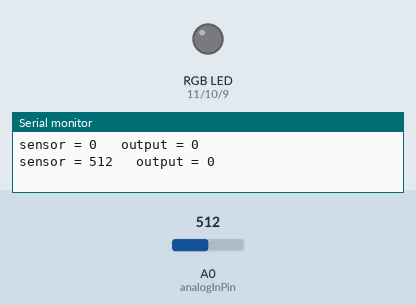
Recording of a sketch running on a simulated Arduino Uno, built with avr-gcc and run on an emulated ATmega328P. Shown: an RGB LED mixed from three pins (HIGH = lit), the last lines printed to the serial monitor. The inputs (shaded band) are chosen by the test bench; at power-on: A0 (analogInPin) = 512. Dim RGB values are drawn brighter than linear.

Above: at 1.9 s.
2.0 s: A0 (analogInPin) set to 161
3.5 s: A0 (analogInPin) set to 134
At 4.56 s:
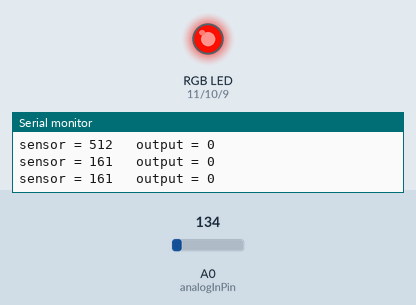
10.5 s: A0 (analogInPin) set to 160
At 10.88 s:
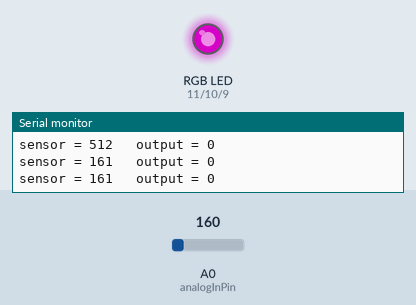
14.0 s: A0 (analogInPin) set to 140
At 15.07 s:
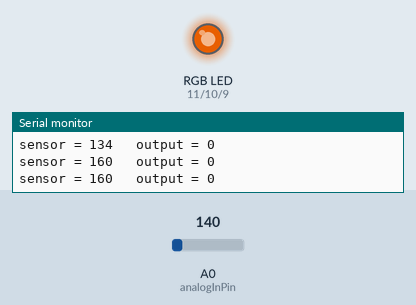
Timing chart, 0 to 35.0 s (numbered marks = the images above; inputs shaded):
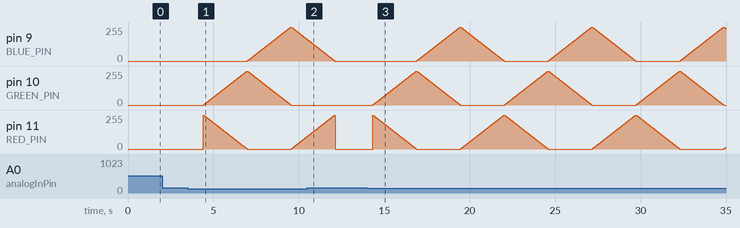

Measured:
- the behaviour switches between 150 and 149 on A0 (analogInPin) (found by bisection; images 0 and 1)
- after the input at 3.5 s, pin 9 (BLUE_PIN): rises from 0/255 to 255/255 in 2.5 s, then falls to 161/255 in 0.95 s; pin 10 (GREEN_PIN): rises from 0/255 to 255/255 in 2.5 s, then falls to 0/255 in 2.6 s
- after the input at 10.5 s, pin 10 (GREEN_PIN): stays 0/255 (without the input it goes to 1/255 after 1.6 s)

The sketch:

LED_RGB_SIK_CdS.ino
```cpp
/*
SparkFun Inventor's Kit
Example sketch 03

RGB LED

  Make an RGB LED display a rainbow of colors!

Hardware connections:

  An RGB LED is actually three LEDs (red, green, and blue) in
  one package. When you run them at different brightnesses,
  the red, green and blue mix to form new colors.

  Starting at the flattened edge of the flange on the LED,
  the pins are ordered RED, COMMON, GREEN, BLUE.

  Connect RED to a 330 Ohm resistor. Connect the other end
  of the resistor to Arduino digital pin 9.

  Connect COMMON pin to GND.

  Connect GREEN to a 330 Ohm resistor. Connect the other end
  of the resistor to Arduino digital pin 10.

  Connect BLUE to a 330 Ohm resistor. Connect the other end
  of the resistor to Arduino digital pin 11.

This sketch was written by SparkFun Electronics,
with lots of help from the Arduino community.
Visit http://learn.sparkfun.com/products/2 for SIK information.
Visit http://www.arduino.cc to learn about the Arduino.

Version 2.0 6/2012 MDG
*/


// First we'll define the pins by name to make the sketch
// easier to follow.

// Here's a new trick: putting the word "const" in front of a
// variable indicates that this is a "constant" value that will
// never change. (You don't have to do this, but if you do, the
// Arduino will give you a friendly warning if you accidentally
// try to change the value, so it's considered good form.)

const int RED_PIN = 11;
const int GREEN_PIN = 10;
const int BLUE_PIN = 9;
const int analogInPin = A0;  // Analog input pin that the potentiometer is attached to

// This variable controls how fast we loop through the colors.
// (Try changing this to make the fading faster or slower.)

int DISPLAY_TIME = 100;  // In milliseconds
int sensorValue = 0;        // value read from the pot
int outputValue = 0;        // value output to the PWM (analog out)


void setup()
{
  // initialize serial communications at 9600 bps:
  Serial.begin(9600);
  // Here we'll configure the Arduino pins we're using to
  // drive the LED to be outputs:
  pinMode(RED_PIN, OUTPUT);
  pinMode(GREEN_PIN, OUTPUT);
  pinMode(BLUE_PIN, OUTPUT);
}


void loop()
{

  // print the results to the serial monitor:
  Serial.print("sensor = " );
  Serial.print(sensorValue);
  Serial.print("\t output = ");
  Serial.println(outputValue);
  // wait 2 milliseconds before the next loop
  // for the analog-to-digital converter to settle
  // after the last reading:
  delay(2);

  // read the analog in value:
  sensorValue = analogRead(analogInPin);
  // map it to the range of the analog out:
  //outputValue = map(sensorValue, 0, 1023, 0, 255);
  // change the analog out value:

  if ( sensorValue >= 150 ) {
      RGBoff();
      delay(1000);
  } else {
  // In this sketch, we'll start writing our own functions.
  // This makes the sketch easier to follow by dividing up
  // the sketch into sections, and not having everything in
  // setup() or loop().

  // We'll show you two ways to run the RGB LED.

  // The first way is to turn the individual LEDs (red, blue,
  // and green) on and off in various combinations. This gives you
  // a total of eight colors (if you count "black" as a color).

  // We've written a function called mainColors() that steps
  // through all eight of these colors. We're only "calling" the
  // function here (telling it to run). The actual function code
  // is further down in the sketch.

  //mainColors();

  // The above function turns the individual LEDs full-on and
  // full-off. If you want to generate more than eight colors,
  // you can do so by varying the brightness of the individual
  // LEDs between full-on and full-off.

  // The analogWrite() function lets us do this. This function
  // lets you dim a LED from full-off to full-on over 255 steps.

  // We've written a function called showSpectrum() that smoothly
  // steps through all the colors. Again we're just calling it
  // here; the actual code is further down in this sketch.

  showSpectrum();
  }
}

void RGBoff()
{
  // Off (all LEDs off):

  digitalWrite(RED_PIN, LOW);
  digitalWrite(GREEN_PIN, LOW);
  digitalWrite(BLUE_PIN, LOW);
  delay(100);
}

// Here's the mainColors() function we've written.

// This function displays the eight "main" colors that the RGB LED
// can produce. If you'd like to use one of these colors in your
// own sketch, you cancopy and paste that section into your code.

void mainColors()
{
  // Off (all LEDs off):

  // Red (turn just the red LED on):

  digitalWrite(RED_PIN, HIGH);
  digitalWrite(GREEN_PIN, LOW);
  digitalWrite(BLUE_PIN, LOW);

  delay(1000);

  // Green (turn just the green LED on):

  digitalWrite(RED_PIN, LOW);
  digitalWrite(GREEN_PIN, HIGH);
  digitalWrite(BLUE_PIN, LOW);

  delay(1000);

  // Blue (turn just the blue LED on):

  digitalWrite(RED_PIN, LOW);
  digitalWrite(GREEN_PIN, LOW);
  digitalWrite(BLUE_PIN, HIGH);

  delay(1000);

  // Yellow (turn red and green on):

  digitalWrite(RED_PIN, HIGH);
  digitalWrite(GREEN_PIN, HIGH);
  digitalWrite(BLUE_PIN, LOW);

  delay(1000);

  // Cyan (turn green and blue on):

  digitalWrite(RED_PIN, LOW);
  digitalWrite(GREEN_PIN, HIGH);
  digitalWrite(BLUE_PIN, HIGH);

  delay(1000);

  // Purple (turn red and blue on):

  digitalWrite(RED_PIN, HIGH);
  digitalWrite(GREEN_PIN, LOW);
  digitalWrite(BLUE_PIN, HIGH);

  delay(1000);

  // White (turn all the LEDs on):

  digitalWrite(RED_PIN, HIGH);
  digitalWrite(GREEN_PIN, HIGH);
  digitalWrite(BLUE_PIN, HIGH);

  delay(1000);
}


// Below are two more functions we've written,
// showSpectrum() and showRGB().

// showRGB() displays a single color on the RGB LED.
// You call showRGB() with the number of a color you want
// to display.

// showSpectrum() steps through all the colors of the RGB LED,
// displaying a rainbow. showSpectrum() actually calls showRGB()
// over and over to do this.

// We'll often break tasks down into individual functions like
// this, which makes your sketches easier to follow, and once
// you have a handy function, you can reuse it in your other
// programs.


// showSpectrum()

// This function steps through all the colors of the RGB LED.
// It does this by stepping a variable from 0 to 768 (the total
// number of colors), and repeatedly calling showRGB() to display
// the individual colors.

// In this function, we're using a "for() loop" to step a variable
// from one value to another, and perform a set of instructions
// for each step. For() loops are a very handy way to get numbers
// to count up or down.

// Every for() loop has three statements separated by semicolons:

//   1. Something to do before starting

//   2. A test to perform; as long as it's true,
//      it will keep looping

//   3. Something to do after each loop (usually
//      increase a variable)

// For the for() loop below, these are the three statements:

//   1. x = 0;     Before starting, make x = 0.

//   2. x < 768;   While x is less than 768, run the
//                 following code.

//   3. x++        Putting "++" after a variable means
//                 "add one to it". (You can also use "x = x + 1")

// Every time you go through the loop, the statements following
// the loop (those within the brackets) will run.

// And when the test in statement 2 is finally false, the sketch
// will continue.


void showSpectrum()
{
  int x;  // define an integer variable called "x"

  // Now we'll use a for() loop to make x count from 0 to 767
  // (Note that there's no semicolon after this line!
  // That's because the for() loop will repeat the next
  // "statement", which in this case is everything within
  // the following brackets {} )

  for (x = 0; x < 768; x++)

  // Each time we loop (with a new value of x), do the following:

  {
    showRGB(x);  // Call RGBspectrum() with our new x
    delay(10);   // Delay for 10 ms (1/100th of a second)
  }
}


// showRGB()

// This function translates a number between 0 and 767 into a
// specific color on the RGB LED. If you have this number count
// through the whole range (0 to 767), the LED will smoothly
// change color through the entire spectrum.

// The "base" numbers are:
// 0   = pure red
// 255 = pure green
// 511 = pure blue
// 767 = pure red (again)

// Numbers between the above colors will create blends. For
// example, 640 is midway between 512 (pure blue) and 767
// (pure red). It will give you a 50/50 mix of blue and red,
// resulting in purple.

// If you count up from 0 to 767 and pass that number to this
// function, the LED will smoothly fade between all the colors.
// (Because it starts and ends on pure red, you can start over
// at 0 without any break in the spectrum).


void showRGB(int color)
{
  int redIntensity;
  int greenIntensity;
  int blueIntensity;

  // Here we'll use an "if / else" statement to determine which
  // of the three (R,G,B) zones x falls into. Each of these zones
  // spans 255 because analogWrite() wants a number from 0 to 255.

  // In each of these zones, we'll calculate the brightness
  // for each of the red, green, and blue LEDs within the RGB LED.

  if (color <= 255)          // zone 1
  {
    redIntensity = 255 - color;    // red goes from on to off
    greenIntensity = color;        // green goes from off to on
    blueIntensity = 0;             // blue is always off
  }
  else if (color <= 511)     // zone 2
  {
    redIntensity = 0;                     // red is always off
    greenIntensity = 255 - (color - 256); // green on to off
    blueIntensity = (color - 256);        // blue off to on
  }
  else // color >= 512       // zone 3
  {
    redIntensity = (color - 512);         // red off to on
    greenIntensity = 0;                   // green is always off
    blueIntensity = 255 - (color - 512);  // blue on to off
  }

  // Now that the brightness values have been set, command the LED
  // to those values

  analogWrite(RED_PIN, redIntensity);
  analogWrite(BLUE_PIN, blueIntensity);
  analogWrite(GREEN_PIN, greenIntensity);
}
```
